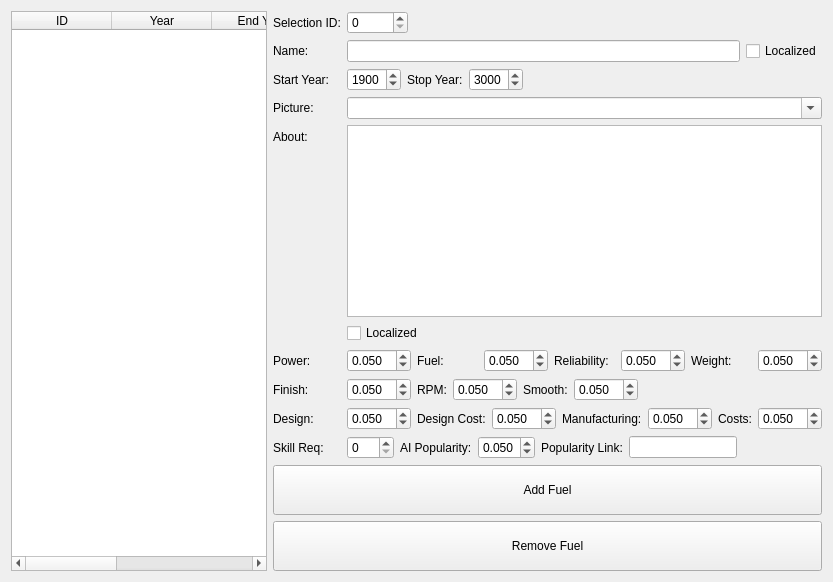
     <widget class="QWidget" name="tab_6">
      <attribute name="title">
       <string>Fuel</string>
      </attribute>
      <layout class="QGridLayout" name="gridLayout_7">
       <item row="0" column="0">
        <widget class="QTableWidget" name="table_fuel">
         <column>
          <property name="text">
           <string>ID</string>
          </property>
         </column>
         <column>
          <property name="text">
           <string>Year</string>
          </property>
         </column>
         <column>
          <property name="text">
           <string>End Year</string>
          </property>
         </column>
         <column>
          <property name="text">
           <string>Name</string>
          </property>
         </column>
         <column>
          <property name="text">
           <string>Skill</string>
          </property>
         </column>
        </widget>
       </item>
       <item row="0" column="1">
        <layout class="QFormLayout" name="formLayout_6">
         <property name="fieldGrowthPolicy">
          <enum>QFormLayout::AllNonFixedFieldsGrow</enum>
         </property>
         <item row="1" column="0">
          <widget class="QLabel" name="label_76">
           <property name="text">
            <string>Name:</string>
           </property>
          </widget>
         </item>
         <item row="1" column="1">
          <layout class="QHBoxLayout" name="horizontalLayout_27">
           <item>
            <widget class="QLineEdit" name="lineEdit_fuel_name"/>
           </item>
           <item>
            <widget class="QCheckBox" name="checkBox_fuel_name_localized">
             <property name="text">
              <string>Localized</string>
             </property>
            </widget>
           </item>
          </layout>
         </item>
         <item row="2" column="0">
          <widget class="QLabel" name="label_77">
           <property name="text">
            <string>Start Year:</string>
           </property>
          </widget>
         </item>
         <item row="2" column="1">
          <layout class="QHBoxLayout" name="horizontalLayout_28">
           <item>
            <widget class="QSpinBox" name="spinner_fuel_year">
             <property name="minimum">
              <number>1800</number>
             </property>
             <property name="maximum">
              <number>9999</number>
             </property>
             <property name="value">
              <number>1900</number>
             </property>
            </widget>
           </item>
           <item>
            <widget class="QLabel" name="label_78">
             <property name="text">
              <string>Stop Year:</string>
             </property>
            </widget>
           </item>
           <item>
            <widget class="QSpinBox" name="spinner_fuel_endyear">
             <property name="minimum">
              <number>1800</number>
             </property>
             <property name="maximum">
              <number>9999</number>
             </property>
             <property name="value">
              <number>3000</number>
             </property>
            </widget>
           </item>
           <item>
            <spacer name="horizontalSpacer_11">
             <property name="orientation">
              <enum>Qt::Horizontal</enum>
             </property>
             <property name="sizeHint" stdset="0">
              <size>
               <width>40</width>
               <height>20</height>
              </size>
             </property>
            </spacer>
           </item>
          </layout>
         </item>
         <item row="3" column="0">
          <widget class="QLabel" name="label_79">
           <property name="text">
            <string>Picture:</string>
           </property>
          </widget>
         </item>
         <item row="3" column="1">
          <widget class="QComboBox" name="comboBox_fuel_picture">
           <property name="editable">
            <bool>true</bool>
           </property>
          </widget>
         </item>
         <item row="4" column="0">
          <widget class="QLabel" name="label_80">
           <property name="text">
            <string>About:</string>
           </property>
          </widget>
         </item>
         <item row="4" column="1">
          <layout class="QVBoxLayout" name="verticalLayout_7">
           <item>
            <widget class="QTextEdit" name="textEdit_fuel_about"/>
           </item>
           <item>
            <widget class="QCheckBox" name="checkBox_fuel_about_localized">
             <property name="text">
              <string>Localized</string>
             </property>
            </widget>
           </item>
          </layout>
         </item>
         <item row="5" column="0">
          <widget class="QLabel" name="label_81">
           <property name="text">
            <string>Power:</string>
           </property>
          </widget>
         </item>
         <item row="5" column="1">
          <layout class="QHBoxLayout" name="horizontalLayout_29">
           <item>
            <widget class="QDoubleSpinBox" name="spinner_fuel_power">
             <property name="decimals">
              <number>3</number>
             </property>
             <property name="singleStep">
              <double>0.010000000000000</double>
             </property>
             <property name="value">
              <double>0.050000000000000</double>
             </property>
            </widget>
           </item>
           <item>
            <widget class="QLabel" name="label_82">
             <property name="text">
              <string>Fuel:</string>
             </property>
            </widget>
           </item>
           <item>
            <widget class="QDoubleSpinBox" name="spinner_fuel_fuel">
             <property name="decimals">
              <number>3</number>
             </property>
             <property name="singleStep">
              <double>0.010000000000000</double>
             </property>
             <property name="value">
              <double>0.050000000000000</double>
             </property>
            </widget>
           </item>
           <item>
            <widget class="QLabel" name="label_83">
             <property name="text">
              <string>Reliability:</string>
             </property>
            </widget>
           </item>
           <item>
            <widget class="QDoubleSpinBox" name="spinner_fuel_reliability">
             <property name="decimals">
              <number>3</number>
             </property>
             <property name="singleStep">
              <double>0.010000000000000</double>
             </property>
             <property name="value">
              <double>0.050000000000000</double>
             </property>
            </widget>
           </item>
           <item>
            <widget class="QLabel" name="label_84">
             <property name="text">
              <string>Weight:</string>
             </property>
            </widget>
           </item>
           <item>
            <widget class="QDoubleSpinBox" name="spinner_fuel_weight">
             <property name="decimals">
              <number>3</number>
             </property>
             <property name="singleStep">
              <double>0.010000000000000</double>
             </property>
             <property name="value">
              <double>0.050000000000000</double>
             </property>
            </widget>
           </item>
          </layout>
         </item>
         <item row="7" column="0">
          <widget class="QLabel" name="label_85">
           <property name="text">
            <string>Design:</string>
           </property>
          </widget>
         </item>
         <item row="7" column="1">
          <layout class="QHBoxLayout" name="horizontalLayout_30">
           <item>
            <widget class="QDoubleSpinBox" name="spinner_fuel_design">
             <property name="decimals">
              <number>3</number>
             </property>
             <property name="singleStep">
              <double>0.010000000000000</double>
             </property>
             <property name="value">
              <double>0.050000000000000</double>
             </property>
            </widget>
           </item>
           <item>
            <widget class="QLabel" name="label_86">
             <property name="text">
              <string>Design Cost:</string>
             </property>
            </widget>
           </item>
           <item>
            <widget class="QDoubleSpinBox" name="spinner_fuel_designcost">
             <property name="decimals">
              <number>3</number>
             </property>
             <property name="singleStep">
              <double>0.010000000000000</double>
             </property>
             <property name="value">
              <double>0.050000000000000</double>
             </property>
            </widget>
           </item>
           <item>
            <widget class="QLabel" name="label_87">
             <property name="text">
              <string>Manufacturing:</string>
             </property>
            </widget>
           </item>
           <item>
            <widget class="QDoubleSpinBox" name="spinner_fuel_manu">
             <property name="decimals">
              <number>3</number>
             </property>
             <property name="singleStep">
              <double>0.010000000000000</double>
             </property>
             <property name="value">
              <double>0.050000000000000</double>
             </property>
            </widget>
           </item>
           <item>
            <widget class="QLabel" name="label_88">
             <property name="text">
              <string>Costs:</string>
             </property>
            </widget>
           </item>
           <item>
            <widget class="QDoubleSpinBox" name="spinner_fuel_cost">
             <property name="decimals">
              <number>3</number>
             </property>
             <property name="singleStep">
              <double>0.010000000000000</double>
             </property>
             <property name="value">
              <double>0.050000000000000</double>
             </property>
            </widget>
           </item>
          </layout>
         </item>
         <item row="8" column="0">
          <widget class="QLabel" name="label_89">
           <property name="text">
            <string>Skill Req:</string>
           </property>
          </widget>
         </item>
         <item row="8" column="1">
          <layout class="QHBoxLayout" name="horizontalLayout_31">
           <item>
            <widget class="QSpinBox" name="spinner_fuel_skill">
             <property name="maximum">
              <number>200</number>
             </property>
            </widget>
           </item>
           <item>
            <widget class="QLabel" name="label_90">
             <property name="text">
              <string>AI Popularity:</string>
             </property>
            </widget>
           </item>
           <item>
            <widget class="QDoubleSpinBox" name="spinner_fuel_aipop">
             <property name="decimals">
              <number>3</number>
             </property>
             <property name="maximum">
              <double>1.500000000000000</double>
             </property>
             <property name="singleStep">
              <double>0.010000000000000</double>
             </property>
             <property name="value">
              <double>0.050000000000000</double>
             </property>
            </widget>
           </item>
           <item>
            <widget class="QLabel" name="label_203">
             <property name="text">
              <string>Popularity Link:</string>
             </property>
            </widget>
           </item>
           <item>
            <widget class="QLineEdit" name="lineEdit_fuel_popLink"/>
           </item>
           <item>
            <spacer name="horizontalSpacer_12">
             <property name="orientation">
              <enum>Qt::Horizontal</enum>
             </property>
             <property name="sizeHint" stdset="0">
              <size>
               <width>40</width>
               <height>20</height>
              </size>
             </property>
            </spacer>
           </item>
          </layout>
         </item>
         <item row="9" column="0" colspan="2">
          <widget class="QPushButton" name="button_fuel_add">
           <property name="minimumSize">
            <size>
             <width>0</width>
             <height>50</height>
            </size>
           </property>
           <property name="text">
            <string>Add Fuel</string>
           </property>
          </widget>
         </item>
         <item row="10" column="0" colspan="2">
          <widget class="QPushButton" name="button_fuel_remove">
           <property name="minimumSize">
            <size>
             <width>0</width>
             <height>50</height>
            </size>
           </property>
           <property name="text">
            <string>Remove Fuel</string>
           </property>
          </widget>
         </item>
         <item row="0" column="0">
          <widget class="QLabel" name="label_243">
           <property name="text">
            <string>Selection ID:</string>
           </property>
          </widget>
         </item>
         <item row="0" column="1">
          <layout class="QHBoxLayout" name="horizontalLayout_86">
           <item>
            <widget class="QSpinBox" name="spinner_fuel_ID">
             <property name="maximum">
              <number>99999</number>
             </property>
            </widget>
           </item>
           <item>
            <spacer name="horizontalSpacer_37">
             <property name="orientation">
              <enum>Qt::Horizontal</enum>
             </property>
             <property name="sizeHint" stdset="0">
              <size>
               <width>40</width>
               <height>20</height>
              </size>
             </property>
            </spacer>
           </item>
          </layout>
         </item>
         <item row="6" column="0">
          <widget class="QLabel" name="label_244">
           <property name="text">
            <string>Finish:</string>
           </property>
          </widget>
         </item>
         <item row="6" column="1">
          <layout class="QHBoxLayout" name="horizontalLayout_87">
           <item>
            <widget class="QDoubleSpinBox" name="spinner_fuel_finish">
             <property name="decimals">
              <number>3</number>
             </property>
             <property name="singleStep">
              <double>0.010000000000000</double>
             </property>
             <property name="value">
              <double>0.050000000000000</double>
             </property>
            </widget>
           </item>
           <item>
            <widget class="QLabel" name="label_245">
             <property name="text">
              <string>RPM:</string>
             </property>
            </widget>
           </item>
           <item>
            <widget class="QDoubleSpinBox" name="spinner_fuel_rpm">
             <property name="decimals">
              <number>3</number>
             </property>
             <property name="singleStep">
              <double>0.010000000000000</double>
             </property>
             <property name="value">
              <double>0.050000000000000</double>
             </property>
            </widget>
           </item>
           <item>
            <widget class="QLabel" name="label_246">
             <property name="text">
              <string>Smooth:</string>
             </property>
            </widget>
           </item>
           <item>
            <widget class="QDoubleSpinBox" name="spinner_fuel_smooth">
             <property name="decimals">
              <number>3</number>
             </property>
             <property name="singleStep">
              <double>0.010000000000000</double>
             </property>
             <property name="value">
              <double>0.050000000000000</double>
             </property>
            </widget>
           </item>
           <item>
            <spacer name="horizontalSpacer_38">
             <property name="orientation">
              <enum>Qt::Horizontal</enum>
             </property>
             <property name="sizeHint" stdset="0">
              <size>
               <width>40</width>
               <height>20</height>
              </size>
             </property>
            </spacer>
           </item>
          </layout>
         </item>
        </layout>
       </item>
      </layout>
     </widget>
